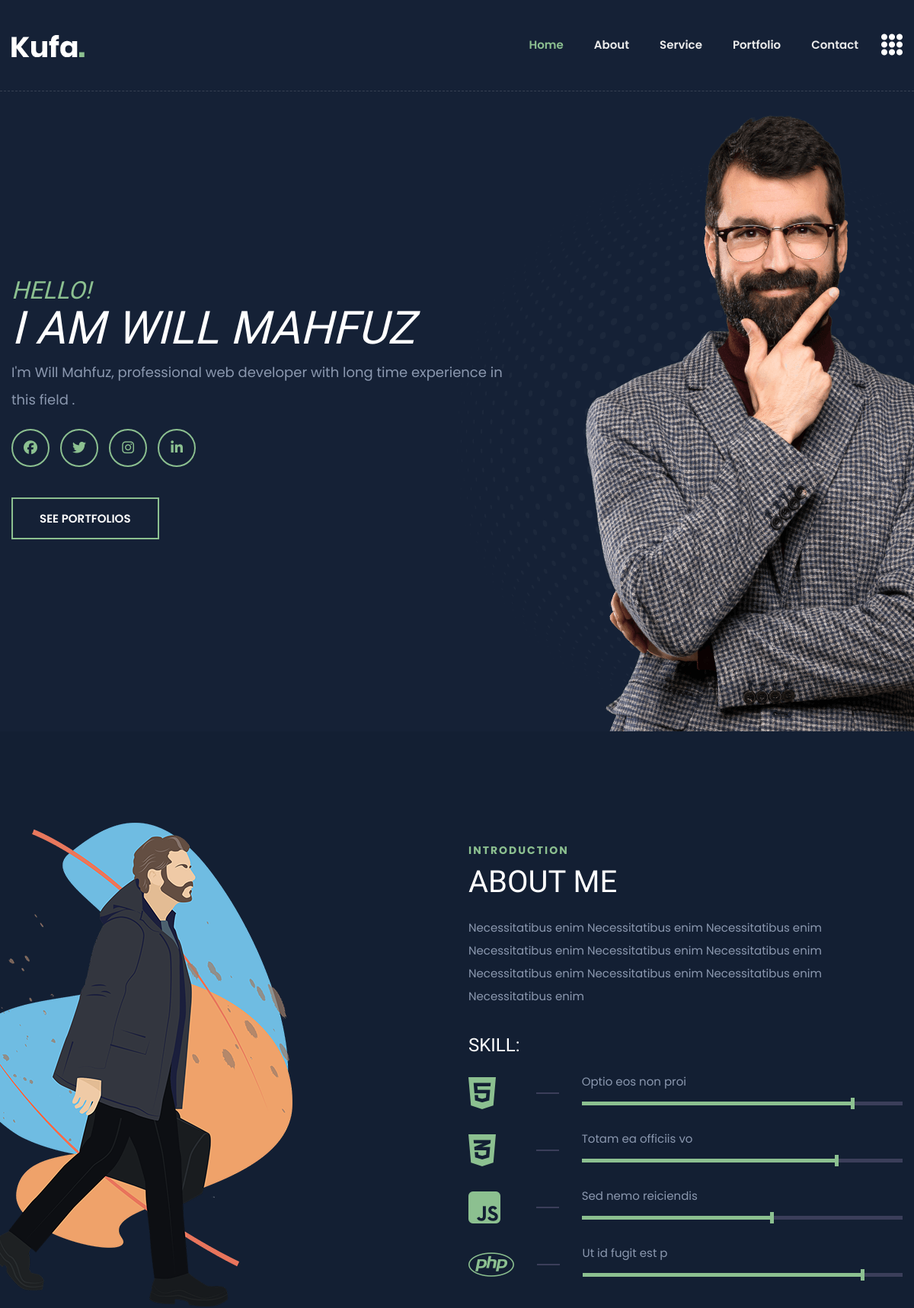
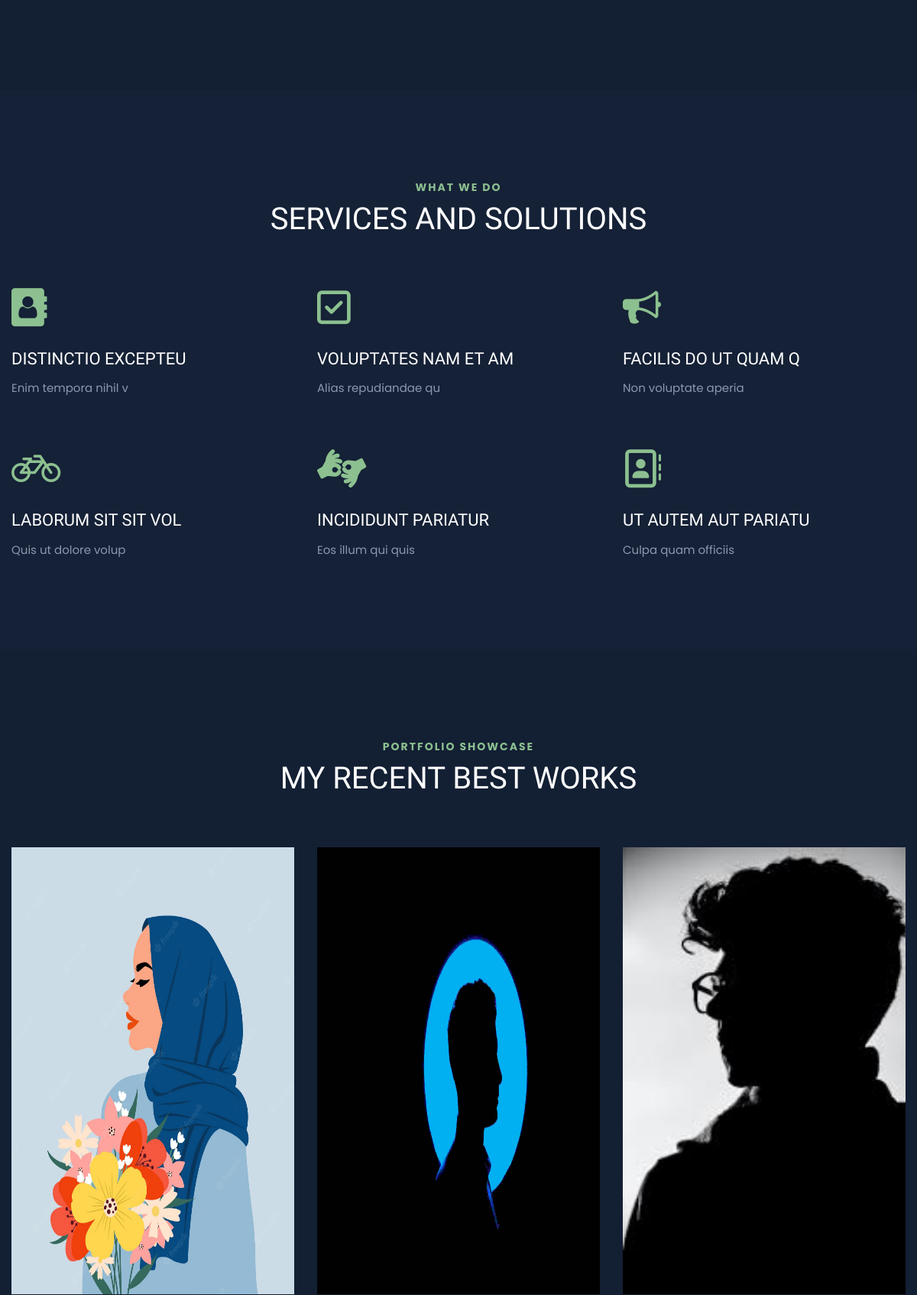
Screenshot of /frontend/index.php (signed in, upper part) with the database file from the repository (2 pictures, top to bottom).
### tables this page shows
CREATE TABLE `abouts` (
  `id` int NOT NULL,
  `about_me` varchar(200) DEFAULT NULL,
  `skill_icon` varchar(20) NOT NULL,
  `skill_title` varchar(50) NOT NULL,
  `skill_percent` int NOT NULL
);

CREATE TABLE `services` (
  `id` int NOT NULL,
  `service_title` varchar(100) NOT NULL,
  `service_icon` varchar(50) NOT NULL,
  `service_description` text NOT NULL,
  `service_status` varchar(10) NOT NULL
);

CREATE TABLE `showcases` (
  `id` int NOT NULL,
  `showcase_title` varchar(100) NOT NULL,
  `showcase_heading` varchar(100) NOT NULL,
  `showcase_description` text NOT NULL,
  `showcase_image` varchar(50) NOT NULL,
  `showcase_status` varchar(20) NOT NULL
);

### frontend/index.php (the view, shortened to what this page needs)
<?php
require_once('../db_connect.php');
$id = $_SESSION['auth_id'];
$admin_query = "SELECT * FROM admins WHERE id=$id";
$admin_query_db = mysqli_query($db_connect, $admin_query);
$admin_arr = mysqli_fetch_assoc($admin_query_db);
?>
<!doctype html>
<html class="no-js" lang="en">
<head>
    <link rel="stylesheet" href="css/bootstrap.min.css">
    <link rel="stylesheet" href="css/animate.min.css">
    <link rel="stylesheet" href="css/magnific-popup.css">
    <link rel="stylesheet" href="css/fontawesome-all.min.css">
    <link rel="stylesheet" href="css/flaticon.css">
    <link rel="stylesheet" href="css/slick.css">
    <link rel="stylesheet" href="css/aos.css">
    <link rel="stylesheet" href="css/default.css">
    <link rel="stylesheet" href="css/style.css">
    <link rel="stylesheet" href="css/responsive.css">
    <link rel="stylesheet" href="https://cdnjs.cloudflare.com/ajax/libs/font-awesome/4.7.0/css/font-awesome.css" />
</head>
<body class="theme-bg">
    <header>
        <div id="header-sticky" class="transparent-header">
            <div class="container">
                <div class="row">
                    <div class="col-xl-12">
                        <div class="main-menu">
                            <nav class="navbar navbar-expand-lg">
                                <a href="index.html" class="navbar-brand logo-sticky-none"><img src="img/logo/logo.png" alt="Logo"></a>
                                <div class="collapse navbar-collapse" id="navbarNav">
                                    <ul class="navbar-nav ml-auto">
                                        <li class="nav-item active"><a class="nav-link" href="#home">Home</a></li>
                                        <li class="nav-item"><a class="nav-link" href="#about">about</a></li>
                                        <li class="nav-item"><a class="nav-link" href="#service">service</a></li>
                                        <li class="nav-item"><a class="nav-link" href="#portfolio">portfolio</a></li>
                                        <li class="nav-item"><a class="nav-link" href="#contact">Contact</a></li>
                                    </ul>
                                </div>
                                <div class="header-btn">
                                    <a href="#" class="off-canvas-menu menu-tigger"><i class="flaticon-menu"></i></a>
                                </div>
                            </nav>
                        </div>
                    </div>
                </div>
            </div>
        </div>
    </header>
    <main>
        <section id="home" class="banner-area banner-bg fix">
            <div class="container">
                <div class="row align-items-center">
                    <div class="col-xl-7 col-lg-6">
                        <div class="banner-content">
                            <h6 class="wow fadeInUp" data-wow-delay="0.2s">HELLO!</h6>
                            <h2 class="wow fadeInUp" data-wow-delay="0.4s">I am Will <?= $admin_arr['name'] ?></h2>
                            <p class="wow fadeInUp" data-wow-delay="0.6s">I'm Will <?= $admin_arr['name'] ?>, professional web developer with long time experience in this field .</p>
                            <div class="banner-social wow fadeInUp" data-wow-delay="0.8s">
                                <ul>
                                    <li><a href="<?= $admin_arr['facebook'] ?>" target="blank"><i class="fab fa-facebook-f"></i></a></li>
                                    <li><a href="<?= $admin_arr['twitter'] ?>" target="blank"><i class="fab fa-twitter"></i></a></li>
                                    <li><a href="<?= $admin_arr['instagram'] ?>" target="blank"><i class="fab fa-instagram"></i></a></li>
                                    <li><a href="<?= $admin_arr['linkedin'] ?>" target="blank"><i class="fab fa-linkedin"></i></a></li>
                                </ul>
                            </div>
                            <a href="#" class="btn wow fadeInUp" data-wow-delay="1s">SEE PORTFOLIOS</a>
                        </div>
                    </div>
                    <div class="col-xl-5 col-lg-6 d-none d-lg-block">
                        <div class="banner-img text-right">
                            <img src="img/banner/banner_img.png" alt="">
                        </div>
                    </div>
                </div>
            </div>
            <div class="banner-shape"><img src="img/shape/dot_circle.png" class="rotateme" alt="img"></div>
        </section>
        <section id="about" class="about-area primary-bg pt-120 pb-120">
            <div class="container">
                <div class="row align-items-center">
                    <div class="col-lg-6">
                        <div class="about-img">
                            <img src="img/banner/banner_img2.png" title="me-01" alt="me-01">
                        </div>
                    </div>
                    <div class="col-lg-6 pr-90">
                        <div class="section-title mb-25">
                            <span>Introduction</span>
                            <h2>About Me</h2>
                        <?php
                         $about_query = "SELECT * FROM abouts  LIMIT 4";
                         $about_query_db = mysqli_query($db_connect, $about_query);
                         $about_arr = mysqli_fetch_assoc($about_query_db);
                        ?>
                        </div>
                        <div class="about-content">
                            <p><?=$about_arr['about_me']?></p>
                            <h3>Skill:</h3>
                        </div>
                        <?php
                        foreach ($about_query_db as  $about) : ?>
                            <div class="education">
                            <div class="year"><i class="<?=$about['skill_icon']?> fa-2x"></i></div>
                            <div class="line"></div>
                            <div class="location">
                                <span><?=$about['skill_title']?></span>
                                <div class="progressWrapper">
                                    <div class="progress">
                                        <div class="progress-bar wow slideInLefts" data-wow-delay="0.2s" data-wow-duration="2s" role="progressbar" style="width: <?=$about['skill_percent']?>%;" aria-valuenow="65" aria-valuemin="0" aria-valuemax="100"></div>
                                    </div>
                                </div>
                            </div>
                        </div>
                        <?php
                        endforeach;
                        ?>
                    </div>
                </div>
            </div>
        </section>
        <section id="service" class="services-area pt-120 pb-50">
            <div class="container">
                <div class="row justify-content-center">
                    <div class="col-xl-6 col-lg-8">
                        <div class="section-title text-center mb-70">
                            <span>WHAT WE DO</span>
                            <h2>Services and Solutions</h2>
                        </div>
                    </div>
                </div>
                <div class="row">
                    <?php
                    $service_query = "SELECT * FROM services WHERE service_status='active'  LIMIT 6";
                    $service_query_db = mysqli_query($db_connect, $service_query);
                    foreach ($service_query_db as  $service) : ?>
                        <div class="col-lg-4 col-md-6">
                            <div class="icon_box_01 wow fadeInLeft" data-wow-delay="0.2s">
                                <i class="<?= $service['service_icon'] ?>"></i>
                                <h3><?= $service['service_title'] ?></h3>
                                <p>
                                    <?= $service['service_description'] ?>
                                </p>
                            </div>
                        </div>
                    <?php
                    endforeach;
                    ?>
                </div>
            </div>
        </section>
        <section id="portfolio" class="portfolio-area primary-bg pt-120 pb-90">
            <div class="container">
                <div class="row justify-content-center">
                    <div class="col-xl-6 col-lg-8">
                        <div class="section-title text-center mb-70">
                            <span>Portfolio Showcase</span>
                            <h2>My Recent Best Works</h2>
                        </div>
                    </div>
                </div>
                <div class="row">
                    <?php
                    $showcase_query = "SELECT * FROM showcases WHERE showcase_status='active'  LIMIT 6";
                    $showcase_query_db = mysqli_query($db_connect, $showcase_query);
                    foreach ($showcase_query_db as  $showcase) : ?>
                        <div class="col-lg-4 col-md-6 pitem">
                            <div class="speaker-box">
                                <div class="speaker-thumb">
                                    <img style="height: 585px; ; width: 415px; ;" src="../dashboard/upload/showcase/<?= $showcase['showcase_image'] ?>" alt="img">
                                </div>
                            </div>
                        </div>
                    <?php
                    endforeach;
                    ?>
                </div>
            </div>
        </section>
    </main>
</body>
</html>

### frontend/css/default.css (style rules this page uses)
.mb-25 { margin-bottom: 25px; }
.mb-70 { margin-bottom: 70px; }
.pt-120 { padding-top: 120px; }
.pb-50 { padding-bottom: 50px; }
.pb-90 { padding-bottom: 90px; }
.pb-120 { padding-bottom: 120px; }
.pr-90 { padding-right: 90px; }
.theme-bg { background: #152136; }
.primary-bg { background: #131f33; }

### frontend/css/responsive.css (style rules this page uses)
@media (min-width: 1200px) and (max-width: 1500px) { .banner-shape { right: -145px; } }
@media (min-width: 992px) and (max-width: 1200px) { .banner-content h6 { font-size: 32px; } }
@media (min-width: 992px) and (max-width: 1200px) { .banner-content h2 { font-size: 60px; } }
@media (min-width: 992px) and (max-width: 1200px) { .banner-shape { right: -155px; } }
@media (min-width: 992px) and (max-width: 1200px) { .header-btn a.off-canvas-menu { margin-left: 0; display: inline-block; } }
@media (min-width: 992px) and (max-width: 1200px) { .about-img { margin-left: -65px; } }
@media (min-width: 992px) and (max-width: 1200px) { .banner-content p { font-size: 18px; padding-right: 0; } }
@media (min-width: 992px) and (max-width: 1200px) { .about-area .col-lg-6.pr-90 { padding-right: 15px; } }
@media (min-width: 992px) and (max-width: 1200px) { .icon_box_01 { padding-left: 0; } }
@media (min-width: 992px) and (max-width: 1200px) { .icon_box_01 i { position: unset; margin-bottom: 30px; } }

### rows the page displays
abouts: about_me "Necessitatibus enim Necessitatibus enim Necessitatibus enim Necessitatibus enim Necessitatibus enim Necessitatibus enim Necessitatibus enim Necessitatibus enim Necessitatibus enim Necessitatibus enim", skill_title "Optio eos non proi", skill_percent 85 (drawn)
abouts: skill_title "Totam ea officiis vo", skill_percent 80 (drawn)
abouts: skill_title "Sed nemo reiciendis", skill_percent 60 (drawn)
abouts: skill_title "Ut id fugit est p", skill_percent 88 (drawn)
services: service_title "DISTINCTIO EXCEPTEU", service_description "Enim tempora nihil v"
services: service_title "VOLUPTATES NAM ET AM", service_description "Alias repudiandae qu"
services: service_title "FACILIS DO UT QUAM Q", service_description "Non voluptate aperia"
services: service_title "LABORUM SIT SIT VOL", service_description "Quis ut dolore volup"
services: service_title "INCIDIDUNT PARIATUR", service_description "Eos illum qui quis"
services: service_title "UT AUTEM AUT PARIATU", service_description "Culpa quam officiis"
showcases: showcase_image (picture)
showcases: showcase_image (picture)
showcases: showcase_image (picture)

### other values shown
$admin_arr['name'] "MAHFUZ"
$admin_arr['name'] "Mahfuz"
